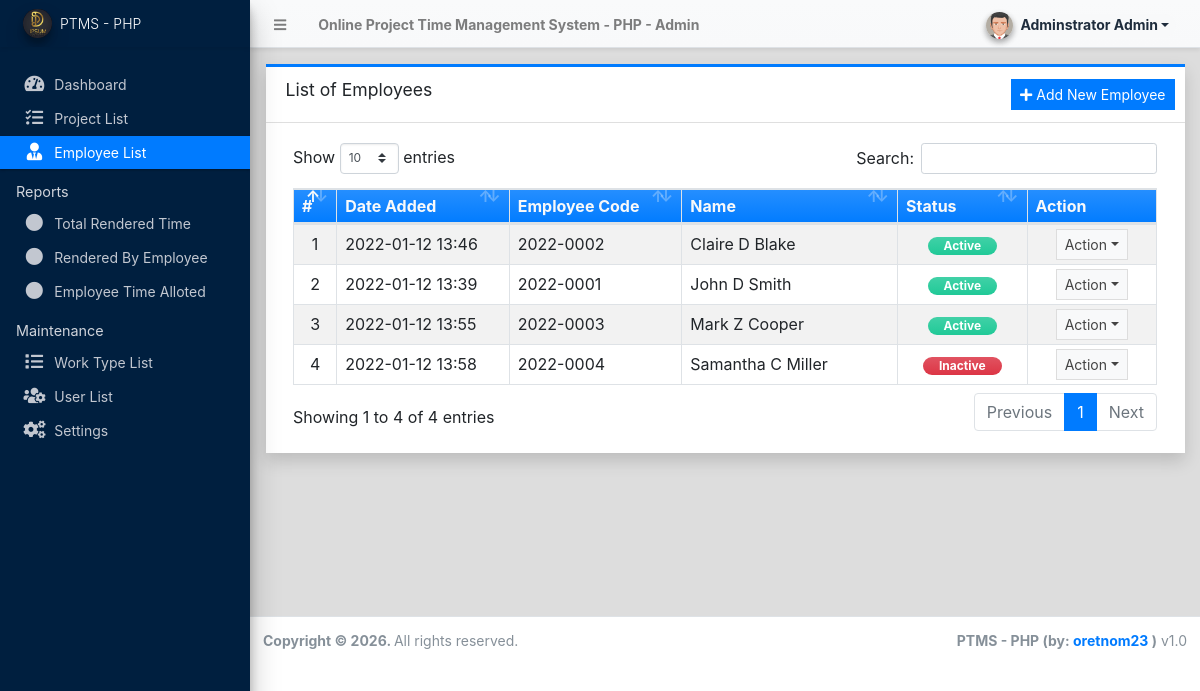
Screenshot of /admin/?page=employees (signed in) with the database file from the repository.
### tables this page shows
CREATE TABLE IF NOT EXISTS `employee_list` (
  `id` int(30) NOT NULL AUTO_INCREMENT,
  `code` varchar(100) NOT NULL,
  `firstname` text NOT NULL,
  `middlename` text DEFAULT NULL,
  `lastname` text NOT NULL,
  `gender` varchar(50) NOT NULL,
  `email` text NOT NULL,
  `department` text NOT NULL,
  `position` text NOT NULL,
  `password` text NOT NULL,
  `generated_password` text DEFAULT NULL,
  `status` tinyint(1) NOT NULL DEFAULT 1,
  `avatar` text DEFAULT NULL,
  `date_created` datetime NOT NULL DEFAULT current_timestamp(),
  `date_updated` datetime DEFAULT NULL ON UPDATE current_timestamp(),
  PRIMARY KEY (`id`)
);

### admin/employees/index.php (the view, shortened to what this page needs)
<div class="card card-outline card-primary rounded-0 shadow">
	<div class="card-header">
		<h3 class="card-title">List of Employees</h3>
		<div class="card-tools">
			<a href="javascript:void(0)" id="create_new" class="btn btn-flat btn-sm btn-primary"><span class="fas fa-plus"></span>  Add New Employee</a>
		</div>
	</div>
	<div class="card-body">
        <div class="container-fluid">
			<table class="table table-bordered table-hover table-striped">
				<colgroup>
					<col width="5%">
					<col width="20%">
					<col width="20%">
					<col width="25%">
					<col width="15%">
					<col width="15%">
				</colgroup>
				<thead>
					<tr class="bg-gradient-primary text-light">
						<th>#</th>
						<th>Date Added</th>
						<th>Employee Code</th>
						<th>Name</th>
						<th>Status</th>
						<th>Action</th>
					</tr>
				</thead>
				<tbody>
					<?php
						$i = 1;
						$qry = $conn->query("SELECT *,CONCAT(firstname,' ',middlename,' ', lastname) as fullname from `employee_list` order by CONCAT(firstname,' ',middlename,' ', lastname) asc ");
						while($row = $qry->fetch_assoc()):
					?>
						<tr>
							<td class="text-center"><?php echo $i++; ?></td>
							<td class=""><?php echo date("Y-m-d H:i",strtotime($row['date_created'])) ?></td>
							<td class=""><p class="m-0 truncate-1"><?php echo $row['code'] ?></p></td>
							<td class=""><p class="m-0 truncate-1"><?php echo $row['fullname'] ?></p></td>
							<td class="text-center">
								<?php
									switch ($row['status']){
										case 1:
											echo '<span class="rounded-pill badge badge-success bg-gradient-teal px-3">Active</span>';
											break;
										case 0:
											echo '<span class="rounded-pill badge badge-danger bg-gradient-danger px-3">Inactive</span>';
											break;
									}
								?>
							</td>
							<td align="center">
								 <button type="button" class="btn btn-flat btn-default btn-sm dropdown-toggle dropdown-icon" data-toggle="dropdown">
				                  		Action
				                  </button>
							</td>
						</tr>
					<?php endwhile; ?>
				</tbody>
			</table>
		</div>
	</div>
</div>

### rows the page displays
employee_list: date_created "2022-01-12 13:46", code "2022-0002", fullname "Claire D Blake", status "Active"
employee_list: date_created "2022-01-12 13:39", code "2022-0001", fullname "John D Smith", status "Active"
employee_list: date_created "2022-01-12 13:55", code "2022-0003", fullname "Mark Z Cooper", status "Active"
employee_list: date_created "2022-01-12 13:58", code "2022-0004", fullname "Samantha C Miller", status "Inactive"

### other values shown
$_settings->info('name') "Online Project Time Management System - PHP"
$_settings->userdata('firstname').' '.$_settings->userdata('lastname') "Adminstrator Admin"
$_settings->info('short_name') "PTMS - PHP"
